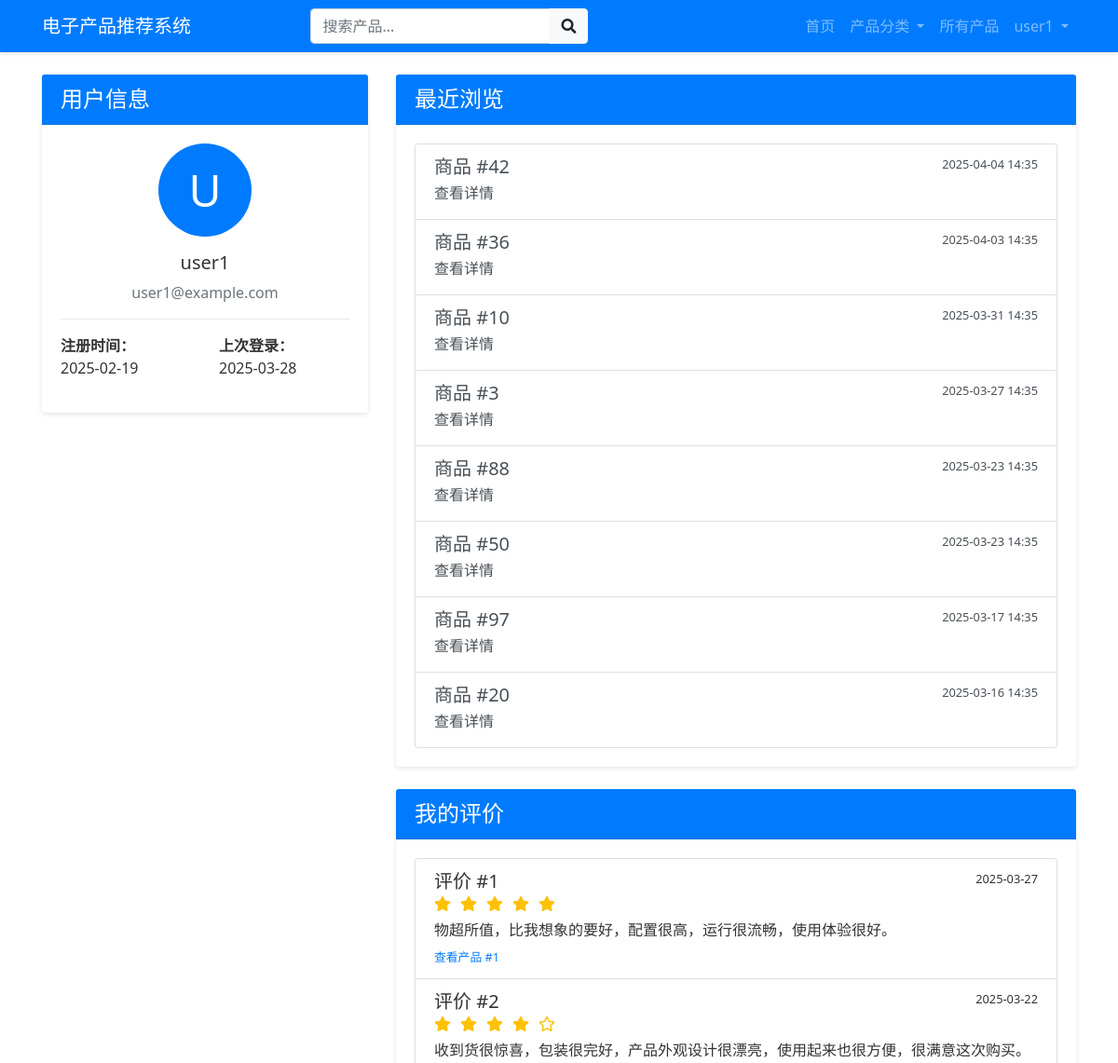
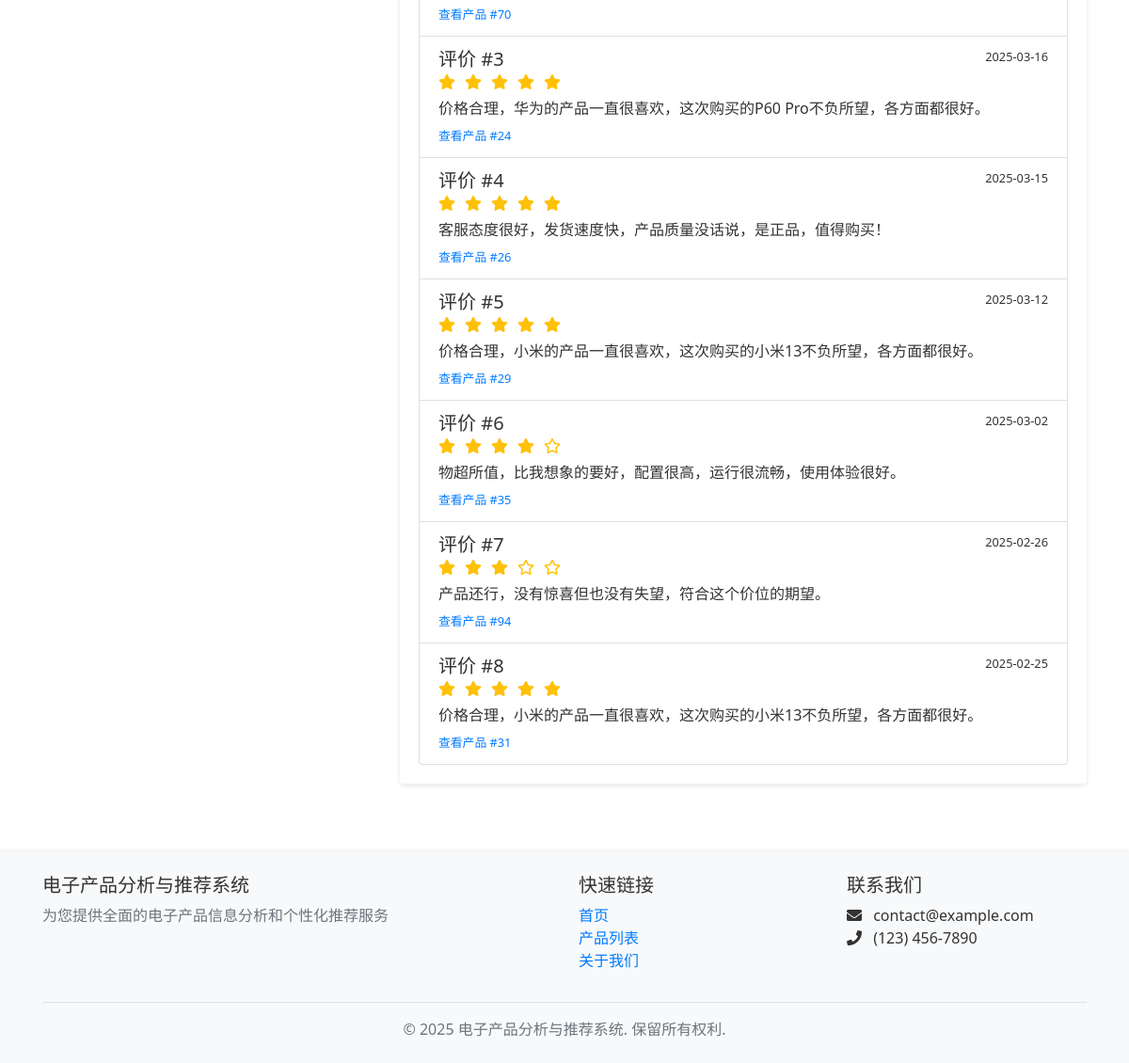
/user/profile (signed in), run on the app's committed database (2 pictures, top to bottom).
### models/models.py (models this page shows, shortened)
class User(db.Model):
    __tablename__ = 'users'
    id = db.Column(db.Integer, primary_key=True)
    username = db.Column(db.String(64), unique=True, nullable=False)
    email = db.Column(db.String(120), unique=True, nullable=False)
    password_hash = db.Column(db.String(128), nullable=False)
    register_time = db.Column(db.DateTime, default=datetime.now)
    last_login = db.Column(db.DateTime, default=datetime.now)
    behaviors = db.relationship('UserBehavior', backref='user', lazy='dynamic')

class UserBehavior(db.Model):
    __tablename__ = 'user_behaviors'
    id = db.Column(db.Integer, primary_key=True)
    user_id = db.Column(db.Integer, db.ForeignKey('users.id'))
    product_id = db.Column(db.Integer, db.ForeignKey('products.id'))
    behavior_type = db.Column(db.String(32), nullable=False)  # 浏览/收藏/加购/购买
    created_at = db.Column(db.DateTime, default=datetime.now)

class UserReview(db.Model):
    __tablename__ = 'user_reviews'
    id = db.Column(db.Integer, primary_key=True)
    user_id = db.Column(db.Integer, db.ForeignKey('users.id'))
    product_id = db.Column(db.Integer, db.ForeignKey('products.id'), nullable=False)
    rating = db.Column(db.Integer)  # 1-5星
    content = db.Column(db.Text)
    sentiment = db.Column(db.Float, default=0.0)  # 情感分析结果
    created_at = db.Column(db.DateTime, default=datetime.now)
    sentiment_score = db.Column(db.Float, default=0.0)  # 总体情感得分
    emotion_dimensions = db.Column(db.Text)  # JSON存储情感维度
    user = db.relationship('User', backref=db.backref('reviews', lazy='dynamic'))

### app.py (the view)
@app.route('/user/profile')
@login_required
def user_profile():
    user = User.query.get(session['user_id'])
    behaviors = UserBehavior.query.filter_by(user_id=user.id).order_by(UserBehavior.created_at.desc()).limit(20).all()
    reviews = UserReview.query.filter_by(user_id=user.id).order_by(UserReview.created_at.desc()).all()
    return render_template('user_profile.html',
                          user=user,
                          behaviors=behaviors,
                          reviews=reviews)

### app.py (called while the page is built)
def login_required(f):
    @wraps(f)
    def decorated_function(*args, **kwargs):
        if 'user_id' not in session:
            flash('请先登录', 'warning')
            return redirect(url_for('login'))
        return f(*args, **kwargs)
    return decorated_function

### templates/user_profile.html (shortened to what this page needs)
{% extends "layout.html" %}
{% block content %}
<div class="row">
    <div class="col-md-4">
        <div class="card mb-4">
            <div class="card-header bg-primary text-white">
                <h4 class="mb-0">用户信息</h4>
            </div>
            <div class="card-body">
                <div class="text-center mb-3">
                    <div class="bg-primary text-white rounded-circle d-flex align-items-center justify-content-center mx-auto" style="width: 100px; height: 100px; font-size: 48px;">
                        {{ user.username[0]|upper }}
                    </div>
                </div>
                <h5 class="text-center">{{ user.username }}</h5>
                <p class="text-center text-muted">{{ user.email }}</p>
                <hr>
                <div class="row">
                    <div class="col-6">
                        <p><strong>注册时间：</strong><br>{{ user.register_time.strftime('%Y-%m-%d') }}</p>
                    </div>
                    <div class="col-6">
                        <p><strong>上次登录：</strong><br>{{ user.last_login.strftime('%Y-%m-%d') }}</p>
                    </div>
                </div>
            </div>
        </div>
    </div>
    <div class="col-md-8">
        <div class="card mb-4">
            <div class="card-header bg-primary text-white">
                <h4 class="mb-0">最近浏览</h4>
            </div>
            <div class="card-body">
                {% if behaviors %}
                <div class="list-group">
                    {% for behavior in behaviors %}
                    {% if behavior.behavior_type == '浏览' %}
                    <a href="{{ url_for('product_detail', product_id=behavior.product_id) }}" class="list-group-item list-group-item-action">
                        <div class="d-flex w-100 justify-content-between">
                            <h5 class="mb-1">商品 #{{ behavior.product_id }}</h5>
                            <small>{{ behavior.created_at.strftime('%Y-%m-%d %H:%M') }}</small>
                        </div>
                        <p class="mb-1">查看详情</p>
                    </a>
                    {% endif %}
                    {% endfor %}
                </div>
                {% else %}
                <div class="text-center py-4">
                    <i class="far fa-eye-slash fa-3x text-muted mb-3"></i>
                    <p class="lead">暂无浏览记录</p>
                </div>
                {% endif %}
            </div>
        </div>
        <div class="card">
            <div class="card-header bg-primary text-white">
                <h4 class="mb-0">我的评价</h4>
            </div>
            <div class="card-body">
                {% if reviews %}
                <div class="list-group">
                    {% for review in reviews %}
                    <div class="list-group-item">
                        <div class="d-flex w-100 justify-content-between">
                            <h5 class="mb-1">评价 #{{ loop.index }}</h5>
                            <small>{{ review.created_at.strftime('%Y-%m-%d') }}</small>
                        </div>
                        <div class="rating mb-2">
                            {% for i in range(5) %}
                            <i class="{% if i < review.rating %}fas{% else %}far{% endif %} fa-star text-warning"></i>
                            {% endfor %}
                        </div>
                        <p class="mb-1">{{ review.content }}</p>
                        <small class="text-muted">
                            <a href="{{ url_for('product_detail', product_id=review.product_id) }}">查看产品 #{{ review.product_id }}</a>
                        </small>
                    </div>
                    {% endfor %}
                </div>
                {% else %}
                <div class="text-center py-4">
                    <i class="far fa-comment-dots fa-3x text-muted mb-3"></i>
                    <p class="lead">暂无评价记录</p>
                </div>
                {% endif %}
            </div>
        </div>
    </div>
</div>
{% endblock %}

### templates/layout.html (shortened to what this page needs)
<!DOCTYPE html>
<html lang="zh-CN">
<head>
    <link rel="stylesheet" href="https://cdn.jsdelivr.net/npm/bootstrap@4.6.0/dist/css/bootstrap.min.css">
    <link rel="stylesheet" href="https://cdnjs.cloudflare.com/ajax/libs/font-awesome/5.15.3/css/all.min.css">
    <link rel="stylesheet" href="{{ url_for('static', filename='css/style.css') }}">
</head>
<body>
    <nav class="navbar navbar-expand-lg navbar-dark bg-primary">
        <div class="container">
            <a class="navbar-brand" href="{{ url_for('index') }}">电子产品推荐系统</a>
            <div class="collapse navbar-collapse" id="navbarContent">
                <form class="form-inline mx-auto" action="{{ url_for('search') }}" method="GET">
                    <div class="input-group">
                        <input type="text" class="form-control" name="q" placeholder="搜索产品...">
                        <div class="input-group-append">
                            <button class="btn btn-light" type="submit">
                                <i class="fas fa-search"></i>
                            </button>
                        </div>
                    </div>
                </form>
                <ul class="navbar-nav ml-auto">
                    <li class="nav-item">
                        <a class="nav-link" href="{{ url_for('index') }}">首页</a>
                    </li>
                    <li class="nav-item dropdown">
                        <a class="nav-link dropdown-toggle" href="#" id="navbarDropdown" role="button" data-toggle="dropdown">
                            产品分类
                        </a>
                    </li>
                    <li class="nav-item">
                        <a class="nav-link" href="{{ url_for('products') }}">所有产品</a>
                    </li>
                </ul>
                <ul class="navbar-nav">
                    {% if session.get('user_id') %}
                    <li class="nav-item dropdown">
                        <a class="nav-link dropdown-toggle" href="#" id="userDropdown" role="button" data-toggle="dropdown">
                            {{ session.get('username') }}
                        </a>
                    </li>
                    {% endif %}
                </ul>
            </div>
        </div>
    </nav>
    <main class="container py-4">
        {% block content %}{% endblock %}
    </main>
    <footer class="footer bg-light py-4 mt-5">
        <div class="container">
            <div class="row">
                <div class="col-md-6">
                    <h5>电子产品分析与推荐系统</h5>
                    <p class="text-muted">为您提供全面的电子产品信息分析和个性化推荐服务</p>
                </div>
                <div class="col-md-3">
                    <h5>快速链接</h5>
                    <ul class="list-unstyled">
                        <li><a href="{{ url_for('index') }}">首页</a></li>
                        <li><a href="{{ url_for('products') }}">产品列表</a></li>
                        <li><a href="{{ url_for('about') }}">关于我们</a></li>
                    </ul>
                </div>
                <div class="col-md-3">
                    <h5>联系我们</h5>
                    <ul class="list-unstyled">
                        <li><i class="fas fa-envelope mr-2"></i> contact@example.com</li>
                        <li><i class="fas fa-phone mr-2"></i> (123) 456-7890</li>
                    </ul>
                </div>
            </div>
            <hr>
            <div class="text-center">
                <p class="text-muted mb-0">&copy; 2025 电子产品分析与推荐系统. 保留所有权利.</p>
            </div>
        </div>
    </footer>
</body>
</html>

### static/css/style.css (style rules this page uses)
body { font-family: 'Segoe UI', Tahoma, Geneva, Verdana, sans-serif; color: #333; }
.navbar { box-shadow: 0 2px 4px rgba(0, 0, 0, 0.1); }
.card { transition: transform 0.3s, box-shadow 0.3s; border: none; box-shadow: 0 2px 5px rgba(0, 0, 0, 0.1); }
.footer { box-shadow: 0 -2px 4px rgba(0, 0, 0, 0.05); }
.rating { display: flex; gap: 10px; }

### data on the page
User: get "user1", username "U", username "user1", email "user1@example.com", register_time "2025-02-19", last_login "2025-03-28"
UserBehavior: product_id "42", created_at "2025-04-04 14:35"
UserBehavior: product_id "36", created_at "2025-04-03 14:35"
UserBehavior: product_id "10", created_at "2025-03-31 14:35"
UserBehavior: product_id "3", created_at "2025-03-27 14:35"
UserBehavior: product_id "88", created_at "2025-03-23 14:35"
UserBehavior: product_id "50", created_at "2025-03-23 14:35"
UserBehavior: product_id "97", created_at "2025-03-17 14:35"
UserBehavior: product_id "20", created_at "2025-03-16 14:35"
UserReview: created_at "2025-03-27", rating 5 (drawn), content "物超所值，比我想象的要好，配置很高，运行很流畅，使用体验很好。", product_id "1"
UserReview: created_at "2025-03-22", rating 4 (drawn), content "收到货很惊喜，包装很完好，产品外观设计很漂亮，使用起来也很方便，很满意这次购买。", product_id "70"
UserReview: created_at "2025-03-16", rating 5 (drawn), content "价格合理，华为的产品一直很喜欢，这次购买的P60 Pro不负所望，各方面都很好。", product_id "24"
UserReview: created_at "2025-03-15", rating 5 (drawn), content "客服态度很好，发货速度快，产品质量没话说，是正品，值得购买！", product_id "26"
UserReview: created_at "2025-03-12", rating 5 (drawn), content "价格合理，小米的产品一直很喜欢，这次购买的小米13不负所望，各方面都很好。", product_id "29"
UserReview: created_at "2025-03-02", rating 4 (drawn), content "物超所值，比我想象的要好，配置很高，运行很流畅，使用体验很好。", product_id "35"
UserReview: created_at "2025-02-26", rating 3 (drawn), content "产品还行，没有惊喜但也没有失望，符合这个价位的期望。", product_id "94"
UserReview: created_at "2025-02-25", rating 5 (drawn), content "价格合理，小米的产品一直很喜欢，这次购买的小米13不负所望，各方面都很好。", product_id "31"
